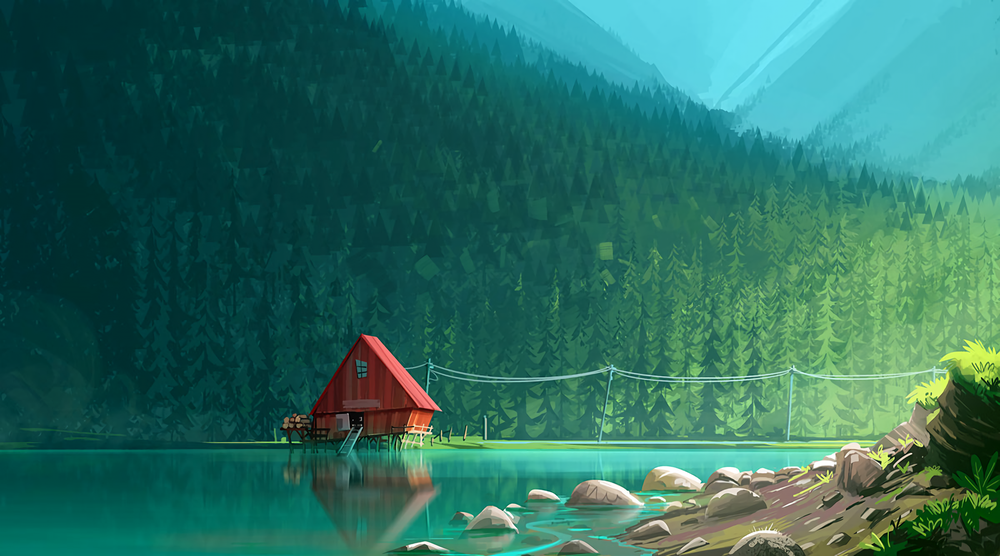
#> input picture CA1z9sR.png, 1000 x 556 px, shrunk from 2400 x 1334 before the run
$ python image_encryption_tool.py
#> lines starting #> are read from the running program, lines starting #| are printed output that depends on the picture
#> the answer given: 1
#> the answer given: CA1z9sR.png
#> the answer given: 3
import numpy as np
from PIL import Image
import os

def load_image(image_path):
#> called with image_path = 'CA1z9sR.png'
    image = Image.open(image_path)
#> image is the input picture: PIL image 1000x556 RGB; mean R, G, B 44.1, 110, 97
    return np.array(image)

def save_image(image_array, output_path):
    image = Image.fromarray(image_array)
    image.save(output_path)

def encrypt_image(image_array, key):
#> called with key = 3
    np.random.seed(key)
    shuffled_indices = np.random.permutation(image_array.size)
    flattened_image = image_array.flatten()
    encrypted_flattened_image = flattened_image[shuffled_indices]
    encrypted_image = encrypted_flattened_image.reshape(image_array.shape)
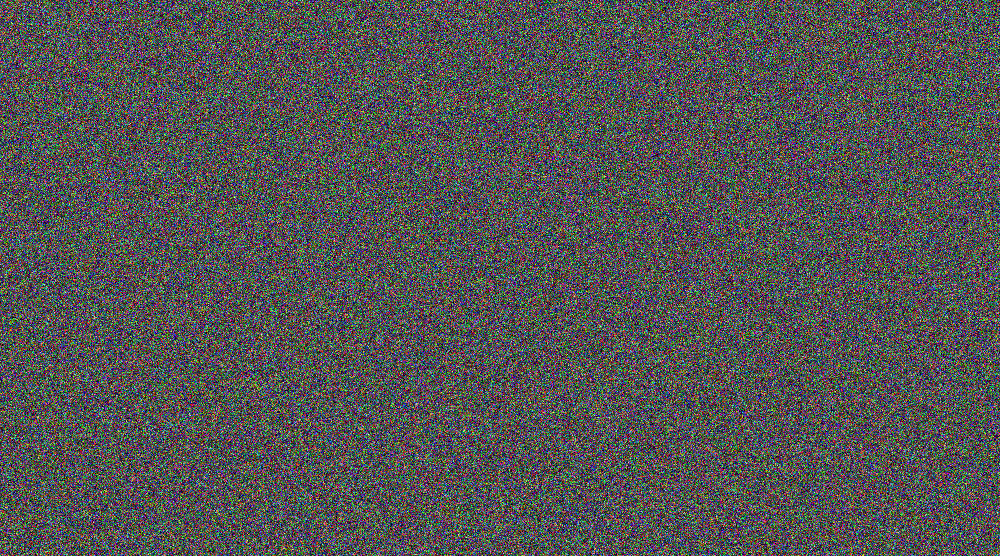
#> encrypted_image: shape (556, 1000, 3); mean R, G, B 83.8, 83.7, 83.6
    return encrypted_image, shuffled_indices

def decrypt_image(encrypted_image_array, key, shuffled_indices):
    np.random.seed(key)
    unshuffled_indices = np.argsort(shuffled_indices)
    flattened_encrypted_image = encrypted_image_array.flatten()
    decrypted_flattened_image = flattened_encrypted_image[unshuffled_indices]
    decrypted_image = decrypted_flattened_image.reshape(encrypted_image_array.shape)
    return decrypted_image

def main():
    print("Image Encryption Tool")
    print("1. Encrypt an image")
    print("2. Decrypt an image")
    choice = input("Enter your choice (1/2): ")

    if choice not in ['1', '2']:
        print("Invalid choice.")
        return

    image_path = input("Enter the path to the image: ")
    if not os.path.exists(image_path):
        print("Image not found.")
        return

    key = int(input("Enter an encryption key (integer): "))

    if choice == '1':
        image_array = load_image(image_path)
        encrypted_image, shuffled_indices = encrypt_image(image_array, key)
        output_path = "encrypted_" + os.path.basename(image_path)
        save_image(encrypted_image, output_path)
        print(f"Encrypted image saved as {output_path}")

        # Save the shuffled indices to a file for decryption
        np.save("shuffled_indices.npy", shuffled_indices)
        print("Shuffled indices saved as shuffled_indices.npy")

    elif choice == '2':
        encrypted_image_array = load_image(image_path)
        shuffled_indices = np.load("shuffled_indices.npy")
        decrypted_image = decrypt_image(encrypted_image_array, key, shuffled_indices)
        output_path = "decrypted_" + os.path.basename(image_path)
        save_image(decrypted_image, output_path)
        print(f"Decrypted image saved as {output_path}")

if __name__ == "__main__":
    main()


# **Title: Embracing Change: Navigating Life's Transitions**

# **Introduction:**
# Life is a journey marked by constant change—a series of transitions that propel us forward, shaping who we are and who we become. Whether it's starting a new job, moving to a different city, or embarking on a new relationship, transitions are inevitable. While they can be daunting, they also offer boundless opportunities for growth and self-discovery.

# **Body:**

# 1. **Embracing the Unknown:**
#    Transitions often thrust us into the unknown, challenging us to step outside our comfort zones and confront uncertainty head-on. While the prospect of change may seem daunting, it also presents an opportunity to embrace new experiences and expand our horizons.

# 2. **Navigating Discomfort:**
#    Transition periods can be uncomfortable and unsettling as we navigate unfamiliar terrain. It's natural to feel a sense of apprehension or fear of the unknown. However, it's essential to recognize that discomfort is an integral part of the growth process. By leaning into discomfort and embracing the challenges that come with change, we can emerge stronger and more resilient.

# 3. **Finding Strength in Resilience:**
#    Resilience is the ability to adapt and bounce back in the face of adversity. During times of transition, cultivating resilience is crucial to overcoming obstacles and weathering life's ups and downs. By fostering a resilient mindset, we can navigate transitions with grace and resilience, emerging stronger and more empowered on the other side.

# 4. **Embracing Growth and Self-Discovery:**
#    Transitions provide fertile ground for growth and self-discovery, offering opportunities to learn, evolve, and redefine ourselves. Whether it's discovering new passions, honing skills, or gaining a deeper understanding of ourselves, transitions are catalysts for personal and professional development.

# **Conclusion:**
# As we journey through life, transitions serve as signposts marking our path forward. While they may present challenges and uncertainties, they also offer opportunities for growth, resilience, and self-discovery. By embracing change with an open heart and a resilient spirit, we can navigate life's transitions with grace and emerge stronger, wiser, and more empowered than ever before.

# **Call to Action:**
# Embrace change as a catalyst for growth and transformation. Lean into discomfort, cultivate resilience, and embrace the journey of self-discovery. Together, let's navigate life's transitions with courage, curiosity, and an unwavering commitment to personal growth.

# **Closing:**
# Life's transitions may be unpredictable and at times challenging, but they also hold the promise of new beginnings and endless possibilities. Embrace change as a natural and inevitable part of the human experience, and let it guide you on a journey of self-discovery, growth, and transformation.
